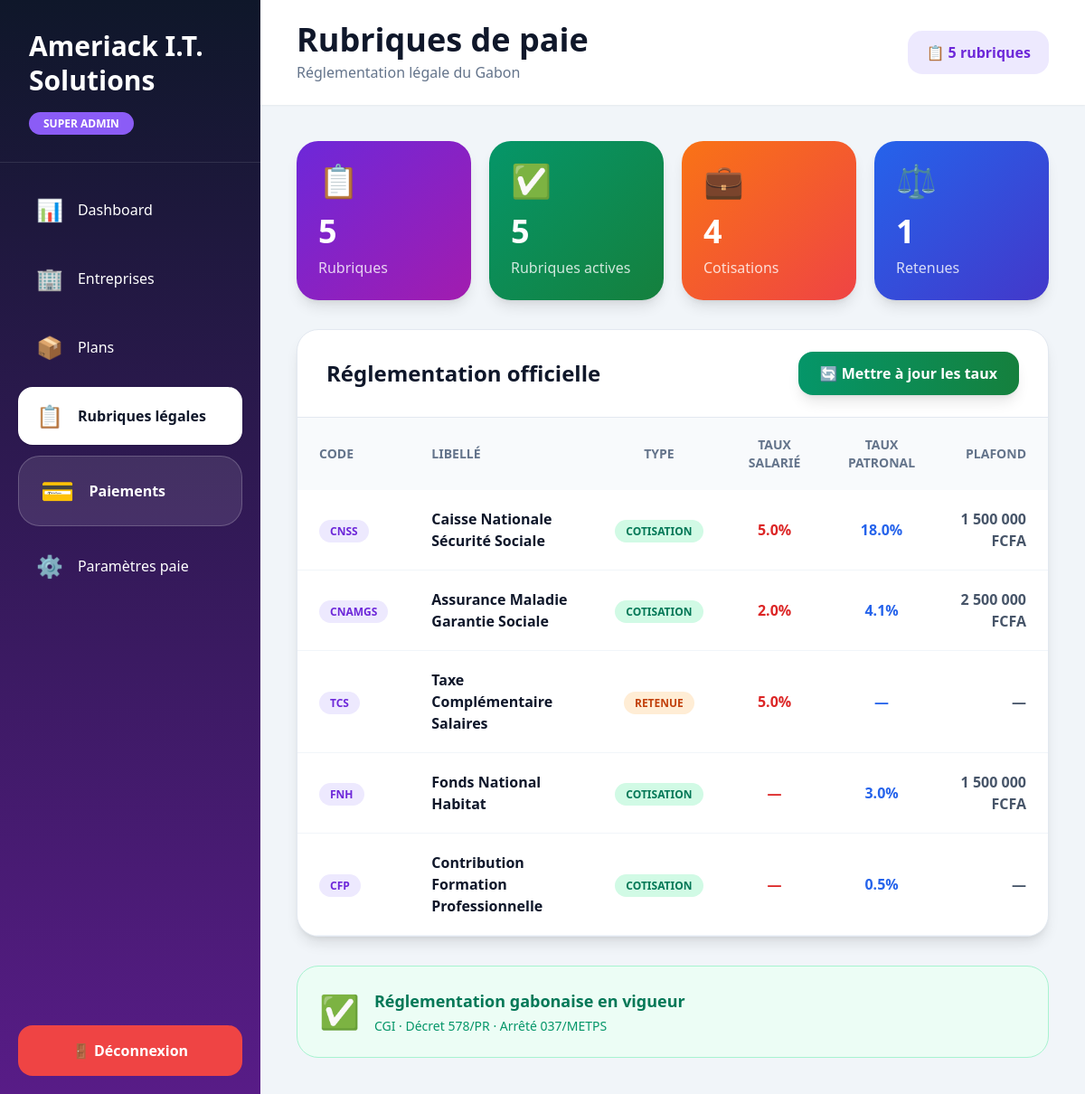
The app's page /admin/rubriques (signed in) with its own data.
### models.py (models this page shows, shortened)
class RubriquePaie(db.Model):
    __tablename__ = "rubriques_paie"
    id               = db.Column(db.Integer, primary_key=True)
    code             = db.Column(db.String(20), nullable=False, unique=True)
    libelle          = db.Column(db.String(200), nullable=False)
    type             = db.Column(db.String(30))
    taux_salarie     = db.Column(db.Numeric(8,4))
    taux_patronal    = db.Column(db.Numeric(8,4))
    plafond_mensuel  = db.Column(db.Numeric(15,2))
    actif            = db.Column(db.Boolean, default=True)

### app.py (the view, shortened to what this page needs)
@app.route("/admin/rubriques", methods=["GET","POST"])
@super_admin_required
def admin_rubriques():
    return render_template("admin/rubriques.html", rubriques=RubriquePaie.query.all())

### app.py (called while the page is built)
@login_manager.user_loader
def load_user(uid): return Utilisateur.query.get(int(uid))

def super_admin_required(f):
    @wraps(f)
    def d(*a,**k):
        if not current_user.is_authenticated or not current_user.is_super_admin: abort(403)
        return f(*a,**k)
    return d

@app.template_filter("fcfa")
def fcfa_filter(v):
    try: return f"{int(float(v)):,}".replace(","," ")+" FCFA"
    except: return "— FCFA"

@app.context_processor
def inject_globals(): return {"now":datetime.now(),"enumerate":enumerate}

### models.py (called while the page is built)
    @property
    def is_super_admin(self): return self.role == "SUPER_ADMIN"

### templates/admin/rubriques.html (shortened to what this page needs)
<!DOCTYPE html>
<html lang="fr">
<head>
<script src="https://cdn.tailwindcss.com"></script>
</head>
<body class="bg-slate-100">
<div class="flex min-h-screen">
    <aside class="w-72 sidebar-gradient text-white flex flex-col">
        <div class="p-8 border-b border-white/10">
            <h1 class="text-3xl font-black leading-tight">
                Ameriack I.T.<br>
                Solutions
            </h1>
            <div class="mt-4">
                <span class="bg-violet-500 px-4 py-1 rounded-full text-xs font-bold">
                    SUPER ADMIN
                </span>
            </div>
        </div>
        <nav class="flex-1 p-5 space-y-3">
            <a href="/admin"
               class="flex items-center gap-4 px-5 py-4 rounded-2xl hover:bg-white/10 transition">
                <span class="text-2xl">📊</span>
                Dashboard
            </a>
            <a href="/admin/tenants"
               class="flex items-center gap-4 px-5 py-4 rounded-2xl hover:bg-white/10 transition">
                <span class="text-2xl">🏢</span>
                Entreprises
            </a>
            <a href="/admin/plans"
               class="flex items-center gap-4 px-5 py-4 rounded-2xl hover:bg-white/10 transition">
                <span class="text-2xl">📦</span>
                Plans
            </a>
            <a href="/admin/rubriques"
               class="flex items-center gap-4 bg-white text-slate-900 px-5 py-4 rounded-2xl font-bold shadow">
                <span class="text-2xl">📋</span>
                Rubriques légales
            </a>
            <a href="/admin/paiements"
               class="flex items-center gap-4 px-6 py-5 rounded-3xl bg-white/10 border border-white/20 font-bold">
                <span class="text-3xl">💳</span>
                Paiements
            </a>
            <a href="/parametres-paie"
               class="flex items-center gap-4 px-5 py-4 rounded-2xl hover:bg-white/10 transition">
                <span class="text-2xl">⚙️</span>
                Paramètres paie
            </a>
        </nav>
        <div class="p-5">
            <a href="/logout"
               class="bg-red-500 hover:bg-red-600 transition text-white w-full flex items-center justify-center gap-2 py-4 rounded-2xl font-bold">
                🚪 Déconnexion
            </a>
        </div>
    </aside>
    <main class="flex-1">
        <div class="bg-white px-10 py-6 shadow-sm flex items-center justify-between">
            <div>
                <h2 class="text-4xl font-black text-slate-900">
                    Rubriques de paie
                </h2>
                <p class="text-slate-500 mt-1">
                    Réglementation légale du Gabon
                </p>
            </div>
            <div class="bg-violet-100 text-violet-700 px-5 py-3 rounded-2xl font-bold">
                📋 {{rubriques|length}} rubriques
            </div>
        </div>
        <div class="p-10">
            <div class="grid grid-cols-4 gap-5 mb-8">
                <div class="bg-gradient-to-br from-violet-700 to-fuchsia-700 rounded-3xl p-6 text-white shadow-lg">
                    <div class="text-4xl mb-4">
                        📋
                    </div>
                    <div class="text-4xl font-black">
                        {{rubriques|length}}
                    </div>
                    <div class="opacity-80 mt-2">
                        Rubriques
                    </div>
                </div>
                <div class="bg-gradient-to-br from-emerald-600 to-green-700 rounded-3xl p-6 text-white shadow-lg">
                    <div class="text-4xl mb-4">
                        ✅
                    </div>
                    <div class="text-4xl font-black">
                        {{rubriques|selectattr("actif","equalto",True)|list|length}}
                    </div>
                    <div class="opacity-80 mt-2">
                        Rubriques actives
                    </div>
                </div>
                <div class="bg-gradient-to-br from-orange-500 to-red-500 rounded-3xl p-6 text-white shadow-lg">
                    <div class="text-4xl mb-4">
                        💼
                    </div>
                    <div class="text-4xl font-black">
                        {{rubriques|selectattr("type","equalto","COTISATION")|list|length}}
                    </div>
                    <div class="opacity-80 mt-2">
                        Cotisations
                    </div>
                </div>
                <div class="bg-gradient-to-br from-blue-600 to-indigo-700 rounded-3xl p-6 text-white shadow-lg">
                    <div class="text-4xl mb-4">
                        ⚖️
                    </div>
                    <div class="text-4xl font-black">
                        {{rubriques|selectattr("type","equalto","RETENUE")|list|length}}
                    </div>
                    <div class="opacity-80 mt-2">
                        Retenues
                    </div>
                </div>
            </div>
            <div class="bg-white rounded-3xl shadow-lg overflow-hidden border border-slate-200">
                <div class="px-8 py-6 border-b border-slate-200 flex items-center justify-between">
                    <h3 class="text-2xl font-black text-slate-900">
                        Réglementation officielle
                    </h3>
                    <form method="POST"
                          action="/admin/update-taux">
                        <button
                            type="submit"
                            onclick="return confirm('Mettre à jour les taux légaux ?')"
                            class="bg-gradient-to-r from-emerald-600 to-green-700 hover:opacity-90 transition text-white px-6 py-3 rounded-2xl font-bold shadow-lg">
                            🔄 Mettre à jour les taux
                        </button>
                    </form>
                </div>
                <table class="w-full">
                    <thead>
                        <tr class="bg-slate-50 text-slate-500 text-sm uppercase">
                            <th class="px-6 py-5 text-left">
                                Code
                            </th>
                            <th class="px-6 py-5 text-left">
                                Libellé
                            </th>
                            <th class="px-6 py-5 text-center">
                                Type
                            </th>
                            <th class="px-6 py-5 text-center">
                                Taux salarié
                            </th>
                            <th class="px-6 py-5 text-center">
                                Taux patronal
                            </th>
                            <th class="px-6 py-5 text-right">
                                Plafond
                            </th>
                        </tr>
                    </thead>
                    <tbody>
                        {% for r in rubriques %}
                        <tr class="border-b border-slate-100 table-row transition">
                            <td class="px-6 py-5">
                                <span class="bg-violet-100 text-violet-700 px-3 py-1 rounded-full text-xs font-black">
                                    {{r.code}}
                                </span>
                            </td>
                            <td class="px-6 py-5">
                                <div class="font-bold text-slate-900">
                                    {{r.libelle}}
                                </div>
                            </td>
                            <td class="px-6 py-5 text-center">
                                <span class="
                                px-3 py-1 rounded-full text-xs font-bold
                                {{'bg-emerald-100 text-emerald-700'
                                if r.type=='COTISATION'
                                else 'bg-orange-100 text-orange-700'}}
                                ">
                                {{r.type}}
                                </span>
                            </td>
                            <td class="px-6 py-5 text-center font-black text-red-600">
                                {{'%.1f%%'|format(r.taux_salarie*100)
                                if r.taux_salarie else '—'}}
                            </td>
                            <td class="px-6 py-5 text-center font-black text-blue-600">
                                {{'%.1f%%'|format(r.taux_patronal*100)
                                if r.taux_patronal else '—'}}
                            </td>
                            <td class="px-6 py-5 text-right text-slate-600 font-semibold">
                                {{r.plafond_mensuel|int|fcfa
                                if r.plafond_mensuel else '—'}}
                            </td>
                        </tr>
                        {% endfor %}
                    </tbody>
                </table>
            </div>
            <div class="mt-8 bg-emerald-50 border border-emerald-200 rounded-3xl p-6">
                <div class="flex items-center gap-4">
                    <div class="text-4xl">
                        ✅
                    </div>
                    <div>
                        <div class="font-black text-emerald-700 text-lg">
                            Réglementation gabonaise en vigueur
                        </div>
                        <div class="text-emerald-600 text-sm mt-1">
                            CGI · Décret 578/PR · Arrêté 037/METPS
                        </div>
                    </div>
                </div>
            </div>
        </div>
    </main>
</div>
</body>
</html>

### templates/admin/rubriques.html (style rules this page uses)
body { font-family:'Segoe UI',sans-serif; }
.sidebar-gradient { background:linear-gradient(180deg,#0f172a 0%,#581c87 100%); }

### records on screen
RubriquePaie: code "CNSS", libelle "Caisse Nationale Sécurité Sociale", type "COTISATION", taux_salarie "5.0%", taux_patronal "18.0%", plafond_mensuel|fcfa "1 500 000 FCFA"
RubriquePaie: code "CNAMGS", libelle "Assurance Maladie Garantie Sociale", type "COTISATION", taux_salarie "2.0%", taux_patronal "4.1%", plafond_mensuel|fcfa "2 500 000 FCFA"
RubriquePaie: code "TCS", libelle "Taxe Complémentaire Salaires", type "RETENUE", taux_salarie "5.0%", taux_patronal "—", plafond_mensuel|fcfa "—"
RubriquePaie: code "FNH", libelle "Fonds National Habitat", type "COTISATION", taux_salarie "—", taux_patronal "3.0%", plafond_mensuel|fcfa "1 500 000 FCFA"
RubriquePaie: code "CFP", libelle "Contribution Formation Professionnelle", type "COTISATION", taux_salarie "—", taux_patronal "0.5%", plafond_mensuel|fcfa "—"

### other values on screen
{{ rubriques|length }} "5"
{{ rubriques|selectattr("actif","equalto",True)|list|length }} "5"
{{ rubriques|selectattr("type","equalto","COTISATION")|list|length }} "4"
{{ rubriques|selectattr("type","equalto","RETENUE")|list|length }} "1"
